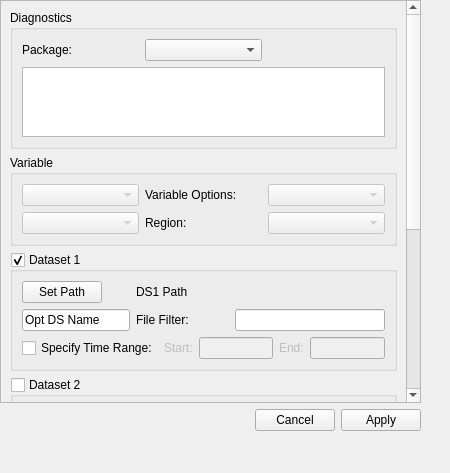
<?xml version="1.0" encoding="UTF-8"?>
<ui version="4.0">
 <class>DiagnosticDockWidget</class>
 <widget class="QDockWidget" name="DiagnosticDockWidget">
  <property name="geometry">
   <rect>
    <x>0</x>
    <y>0</y>
    <width>450</width>
    <height>473</height>
   </rect>
  </property>
  <property name="windowTitle">
   <string>Diagnostics</string>
  </property>
  <widget class="QWidget" name="dockWidgetContents">
   <widget class="QWidget" name="layoutWidget">
    <property name="geometry">
     <rect>
      <x>0</x>
      <y>0</y>
      <width>421</width>
      <height>431</height>
     </rect>
    </property>
    <layout class="QVBoxLayout" name="mainLayout">
     <item>
      <widget class="QScrollArea" name="scrollArea">
       <property name="verticalScrollBarPolicy">
        <enum>Qt::ScrollBarAlwaysOn</enum>
       </property>
       <property name="horizontalScrollBarPolicy">
        <enum>Qt::ScrollBarAsNeeded</enum>
       </property>
       <property name="widgetResizable">
        <bool>true</bool>
       </property>
       <widget class="QWidget" name="scrollAreaWidgetContents">
        <property name="geometry">
         <rect>
          <x>0</x>
          <y>0</y>
          <width>392</width>
          <height>781</height>
         </rect>
        </property>
        <layout class="QVBoxLayout" name="verticalLayout_2">
         <item>
          <widget class="QGroupBox" name="diagsGroupBox">
           <property name="title">
            <string>Diagnostics</string>
           </property>
           <property name="checkable">
            <bool>false</bool>
           </property>
           <layout class="QGridLayout" name="diagGridLayout">
            <item row="1" column="0" colspan="3">
             <widget class="QTreeWidget" name="treeWidget">
              <property name="alternatingRowColors">
               <bool>true</bool>
              </property>
              <property name="textElideMode">
               <enum>Qt::ElideRight</enum>
              </property>
              <attribute name="headerVisible">
               <bool>false</bool>
              </attribute>
              <column>
               <property name="text">
                <string notr="true">1</string>
               </property>
              </column>
             </widget>
            </item>
            <item row="0" column="0">
             <widget class="QLabel" name="PackageLabel">
              <property name="text">
               <string>Package:</string>
              </property>
             </widget>
            </item>
            <item row="0" column="1">
             <widget class="QComboBox" name="comboBoxType">
              <property name="sizePolicy">
               <sizepolicy hsizetype="Preferred" vsizetype="Fixed">
                <horstretch>0</horstretch>
                <verstretch>0</verstretch>
               </sizepolicy>
              </property>
             </widget>
            </item>
           </layout>
          </widget>
         </item>
         <item>
          <widget class="QGroupBox" name="variablesGroupBox">
           <property name="title">
            <string>Variable</string>
           </property>
           <layout class="QGridLayout" name="varGridLayout">
            <item row="0" column="2">
             <widget class="QComboBox" name="comboBoxAux">
              <property name="enabled">
               <bool>false</bool>
              </property>
              <property name="sizePolicy">
               <sizepolicy hsizetype="Preferred" vsizetype="Fixed">
                <horstretch>0</horstretch>
                <verstretch>0</verstretch>
               </sizepolicy>
              </property>
             </widget>
            </item>
            <item row="0" column="1">
             <widget class="QLabel" name="VarOptionsLabel">
              <property name="text">
               <string>Variable Options:</string>
              </property>
             </widget>
            </item>
            <item row="0" column="0">
             <widget class="QComboBox" name="comboBoxVar">
              <property name="enabled">
               <bool>false</bool>
              </property>
             </widget>
            </item>
            <item row="1" column="0">
             <widget class="QComboBox" name="comboBoxSeason">
              <property name="enabled">
               <bool>false</bool>
              </property>
             </widget>
            </item>
            <item row="1" column="1">
             <widget class="QLabel" name="RegionLabel">
              <property name="layoutDirection">
               <enum>Qt::LeftToRight</enum>
              </property>
              <property name="text">
               <string>Region:</string>
              </property>
             </widget>
            </item>
            <item row="1" column="2">
             <widget class="QComboBox" name="comboBoxRegion">
              <property name="enabled">
               <bool>false</bool>
              </property>
             </widget>
            </item>
           </layout>
          </widget>
         </item>
         <item>
          <widget class="QGroupBox" name="DS1GroupBox">
           <property name="title">
            <string>Dataset 1</string>
           </property>
           <property name="checkable">
            <bool>true</bool>
           </property>
           <layout class="QGridLayout" name="DS1GridLayout">
            <item row="0" column="0">
             <widget class="QPushButton" name="pickDS1Path">
              <property name="sizePolicy">
               <sizepolicy hsizetype="Fixed" vsizetype="Fixed">
                <horstretch>0</horstretch>
                <verstretch>0</verstretch>
               </sizepolicy>
              </property>
              <property name="text">
               <string>Set Path</string>
              </property>
             </widget>
            </item>
            <item row="1" column="0">
             <widget class="QLineEdit" name="DS1ShortnameEdit">
              <property name="enabled">
               <bool>true</bool>
              </property>
              <property name="sizePolicy">
               <sizepolicy hsizetype="Minimum" vsizetype="Fixed">
                <horstretch>0</horstretch>
                <verstretch>0</verstretch>
               </sizepolicy>
              </property>
              <property name="text">
               <string>Opt DS Name</string>
              </property>
             </widget>
            </item>
            <item row="1" column="1">
             <widget class="QLabel" name="DS1FilterLabel">
              <property name="minimumSize">
               <size>
                <width>93</width>
                <height>0</height>
               </size>
              </property>
              <property name="text">
               <string>File Filter:</string>
              </property>
             </widget>
            </item>
            <item row="1" column="2">
             <widget class="QLineEdit" name="DS1FilterEdit"/>
            </item>
            <item row="0" column="1" colspan="2">
             <widget class="QLabel" name="DS1PathLabel">
              <property name="text">
               <string>DS1 Path</string>
              </property>
             </widget>
            </item>
            <item row="2" column="0" colspan="3">
             <layout class="QGridLayout" name="DS1TimeGrid">
              <item row="0" column="0">
               <widget class="QCheckBox" name="DS1TimeRangeCheck">
                <property name="enabled">
                 <bool>true</bool>
                </property>
                <property name="text">
                 <string>Specify Time Range:</string>
                </property>
               </widget>
              </item>
              <item row="0" column="1">
               <layout class="QHBoxLayout" name="StartYear1HBox">
                <item>
                 <widget class="QLabel" name="DS1StartLabel">
                  <property name="enabled">
                   <bool>false</bool>
                  </property>
                  <property name="text">
                   <string>Start:</string>
                  </property>
                 </widget>
                </item>
                <item>
                 <widget class="QLineEdit" name="DS1StartEdit">
                  <property name="enabled">
                   <bool>false</bool>
                  </property>
                  <property name="sizePolicy">
                   <sizepolicy hsizetype="Preferred" vsizetype="Fixed">
                    <horstretch>0</horstretch>
                    <verstretch>0</verstretch>
                   </sizepolicy>
                  </property>
                 </widget>
                </item>
               </layout>
              </item>
              <item row="0" column="2">
               <layout class="QHBoxLayout" name="EndYear1HBox">
                <item>
                 <widget class="QLabel" name="DS1EndLabel">
                  <property name="enabled">
                   <bool>false</bool>
                  </property>
                  <property name="text">
                   <string>End:</string>
                  </property>
                 </widget>
                </item>
                <item>
                 <widget class="QLineEdit" name="DS1EndEdit">
                  <property name="enabled">
                   <bool>false</bool>
                  </property>
                  <property name="text">
                   <string/>
                  </property>
                 </widget>
                </item>
               </layout>
              </item>
             </layout>
            </item>
           </layout>
          </widget>
         </item>
         <item>
          <widget class="QGroupBox" name="DS2GroupBox">
           <property name="title">
            <string>Dataset 2</string>
           </property>
           <property name="checkable">
            <bool>true</bool>
           </property>
           <property name="checked">
            <bool>false</bool>
           </property>
           <layout class="QGridLayout" name="DS2GridLayout">
            <item row="0" column="0">
             <widget class="QPushButton" name="pickDS2Path">
              <property name="enabled">
               <bool>true</bool>
              </property>
              <property name="sizePolicy">
               <sizepolicy hsizetype="Fixed" vsizetype="Fixed">
                <horstretch>0</horstretch>
                <verstretch>0</verstretch>
               </sizepolicy>
              </property>
              <property name="text">
               <string>Set Path</string>
              </property>
             </widget>
            </item>
            <item row="0" column="1" colspan="2">
             <widget class="QLabel" name="DS2PathLabel">
              <property name="text">
               <string>DS2 Path</string>
              </property>
             </widget>
            </item>
            <item row="2" column="1">
             <widget class="QLabel" name="DS2FilterLabel">
              <property name="minimumSize">
               <size>
                <width>93</width>
                <height>0</height>
               </size>
              </property>
              <property name="text">
               <string>File Filter:</string>
              </property>
             </widget>
            </item>
            <item row="4" column="0" colspan="3">
             <layout class="QGridLayout" name="DS2TimeGrid">
              <item row="0" column="0">
               <widget class="QCheckBox" name="DS2TimeRangeCheck">
                <property name="enabled">
                 <bool>false</bool>
                </property>
                <property name="text">
                 <string>Specify Time Range:</string>
                </property>
               </widget>
              </item>
              <item row="0" column="1">
               <layout class="QHBoxLayout" name="StartYear2HBox">
                <item>
                 <widget class="QLabel" name="DS2StartLabel">
                  <property name="enabled">
                   <bool>false</bool>
                  </property>
                  <property name="text">
                   <string>Start:</string>
                  </property>
                 </widget>
                </item>
                <item>
                 <widget class="QLineEdit" name="DS2StartEdit">
                  <property name="enabled">
                   <bool>false</bool>
                  </property>
                  <property name="sizePolicy">
                   <sizepolicy hsizetype="Preferred" vsizetype="Fixed">
                    <horstretch>0</horstretch>
                    <verstretch>0</verstretch>
                   </sizepolicy>
                  </property>
                 </widget>
                </item>
               </layout>
              </item>
              <item row="0" column="2">
               <layout class="QHBoxLayout" name="EndYear2HBox">
                <item>
                 <widget class="QLabel" name="DS2EndLabel">
                  <property name="enabled">
                   <bool>false</bool>
                  </property>
                  <property name="text">
                   <string>End:</string>
                  </property>
                 </widget>
                </item>
                <item>
                 <widget class="QLineEdit" name="DS2EndEdit">
                  <property name="enabled">
                   <bool>false</bool>
                  </property>
                  <property name="text">
                   <string/>
                  </property>
                 </widget>
                </item>
               </layout>
              </item>
             </layout>
            </item>
            <item row="2" column="0">
             <widget class="QLineEdit" name="DS2ShortnameEdit">
              <property name="enabled">
               <bool>false</bool>
              </property>
              <property name="sizePolicy">
               <sizepolicy hsizetype="Minimum" vsizetype="Fixed">
                <horstretch>0</horstretch>
                <verstretch>0</verstretch>
               </sizepolicy>
              </property>
              <property name="text">
               <string>Optional Shortname</string>
              </property>
             </widget>
            </item>
            <item row="2" column="2">
             <widget class="QLineEdit" name="DS2FilterEdit">
              <property name="enabled">
               <bool>false</bool>
              </property>
              <property name="focusPolicy">
               <enum>Qt::WheelFocus</enum>
              </property>
             </widget>
            </item>
           </layout>
          </widget>
         </item>
         <item>
          <widget class="QGroupBox" name="obs1GroupBox">
           <property name="title">
            <string>Observations 1</string>
           </property>
           <property name="checkable">
            <bool>true</bool>
           </property>
           <property name="checked">
            <bool>false</bool>
           </property>
           <layout class="QGridLayout" name="Obs1GridLayout">
            <item row="0" column="0">
             <widget class="QPushButton" name="pickObs1Path">
              <property name="enabled">
               <bool>false</bool>
              </property>
              <property name="sizePolicy">
               <sizepolicy hsizetype="Fixed" vsizetype="Fixed">
                <horstretch>0</horstretch>
                <verstretch>0</verstretch>
               </sizepolicy>
              </property>
              <property name="text">
               <string>Set Path</string>
              </property>
             </widget>
            </item>
            <item row="0" column="1" colspan="2">
             <widget class="QLabel" name="obs1PathLabel">
              <property name="enabled">
               <bool>false</bool>
              </property>
              <property name="text">
               <string>ObsPath1</string>
              </property>
             </widget>
            </item>
            <item row="1" column="0">
             <widget class="QCheckBox" name="obs1TranslateCheck">
              <property name="enabled">
               <bool>false</bool>
              </property>
              <property name="text">
               <string>Translate Var Names</string>
              </property>
             </widget>
            </item>
            <item row="1" column="2">
             <widget class="QComboBox" name="comboBoxObservation1">
              <property name="enabled">
               <bool>false</bool>
              </property>
             </widget>
            </item>
            <item row="1" column="1">
             <widget class="QLabel" name="Obs1Label">
              <property name="text">
               <string>Obs set:</string>
              </property>
             </widget>
            </item>
           </layout>
          </widget>
         </item>
         <item>
          <widget class="QGroupBox" name="obs2GroupBox">
           <property name="enabled">
            <bool>true</bool>
           </property>
           <property name="title">
            <string>Observations 2</string>
           </property>
           <property name="checkable">
            <bool>true</bool>
           </property>
           <property name="checked">
            <bool>false</bool>
           </property>
           <layout class="QGridLayout" name="Obs2GridLayout">
            <item row="0" column="0">
             <widget class="QPushButton" name="pickObs2Path">
              <property name="enabled">
               <bool>false</bool>
              </property>
              <property name="sizePolicy">
               <sizepolicy hsizetype="Fixed" vsizetype="Fixed">
                <horstretch>0</horstretch>
                <verstretch>0</verstretch>
               </sizepolicy>
              </property>
              <property name="text">
               <string>Set Path</string>
              </property>
             </widget>
            </item>
            <item row="1" column="0">
             <widget class="QCheckBox" name="obs2TranslateCheck">
              <property name="enabled">
               <bool>false</bool>
              </property>
              <property name="text">
               <string>Translate Var Names</string>
              </property>
             </widget>
            </item>
            <item row="0" column="1" colspan="2">
             <widget class="QLabel" name="obs2PathLabel">
              <property name="enabled">
               <bool>false</bool>
              </property>
              <property name="text">
               <string>ObsPath2</string>
              </property>
             </widget>
            </item>
            <item row="1" column="2">
             <widget class="QComboBox" name="comboBoxObservation2">
              <property name="enabled">
               <bool>false</bool>
              </property>
             </widget>
            </item>
            <item row="1" column="1">
             <widget class="QLabel" name="label">
              <property name="text">
               <string>Obs set:</string>
              </property>
             </widget>
            </item>
           </layout>
          </widget>
         </item>
        </layout>
       </widget>
      </widget>
     </item>
     <item>
      <widget class="QDialogButtonBox" name="buttonBox">
       <property name="standardButtons">
        <set>QDialogButtonBox::Apply|QDialogButtonBox::Cancel</set>
       </property>
      </widget>
     </item>
    </layout>
   </widget>
  </widget>
 </widget>
 <resources/>
 <connections/>
</ui>
